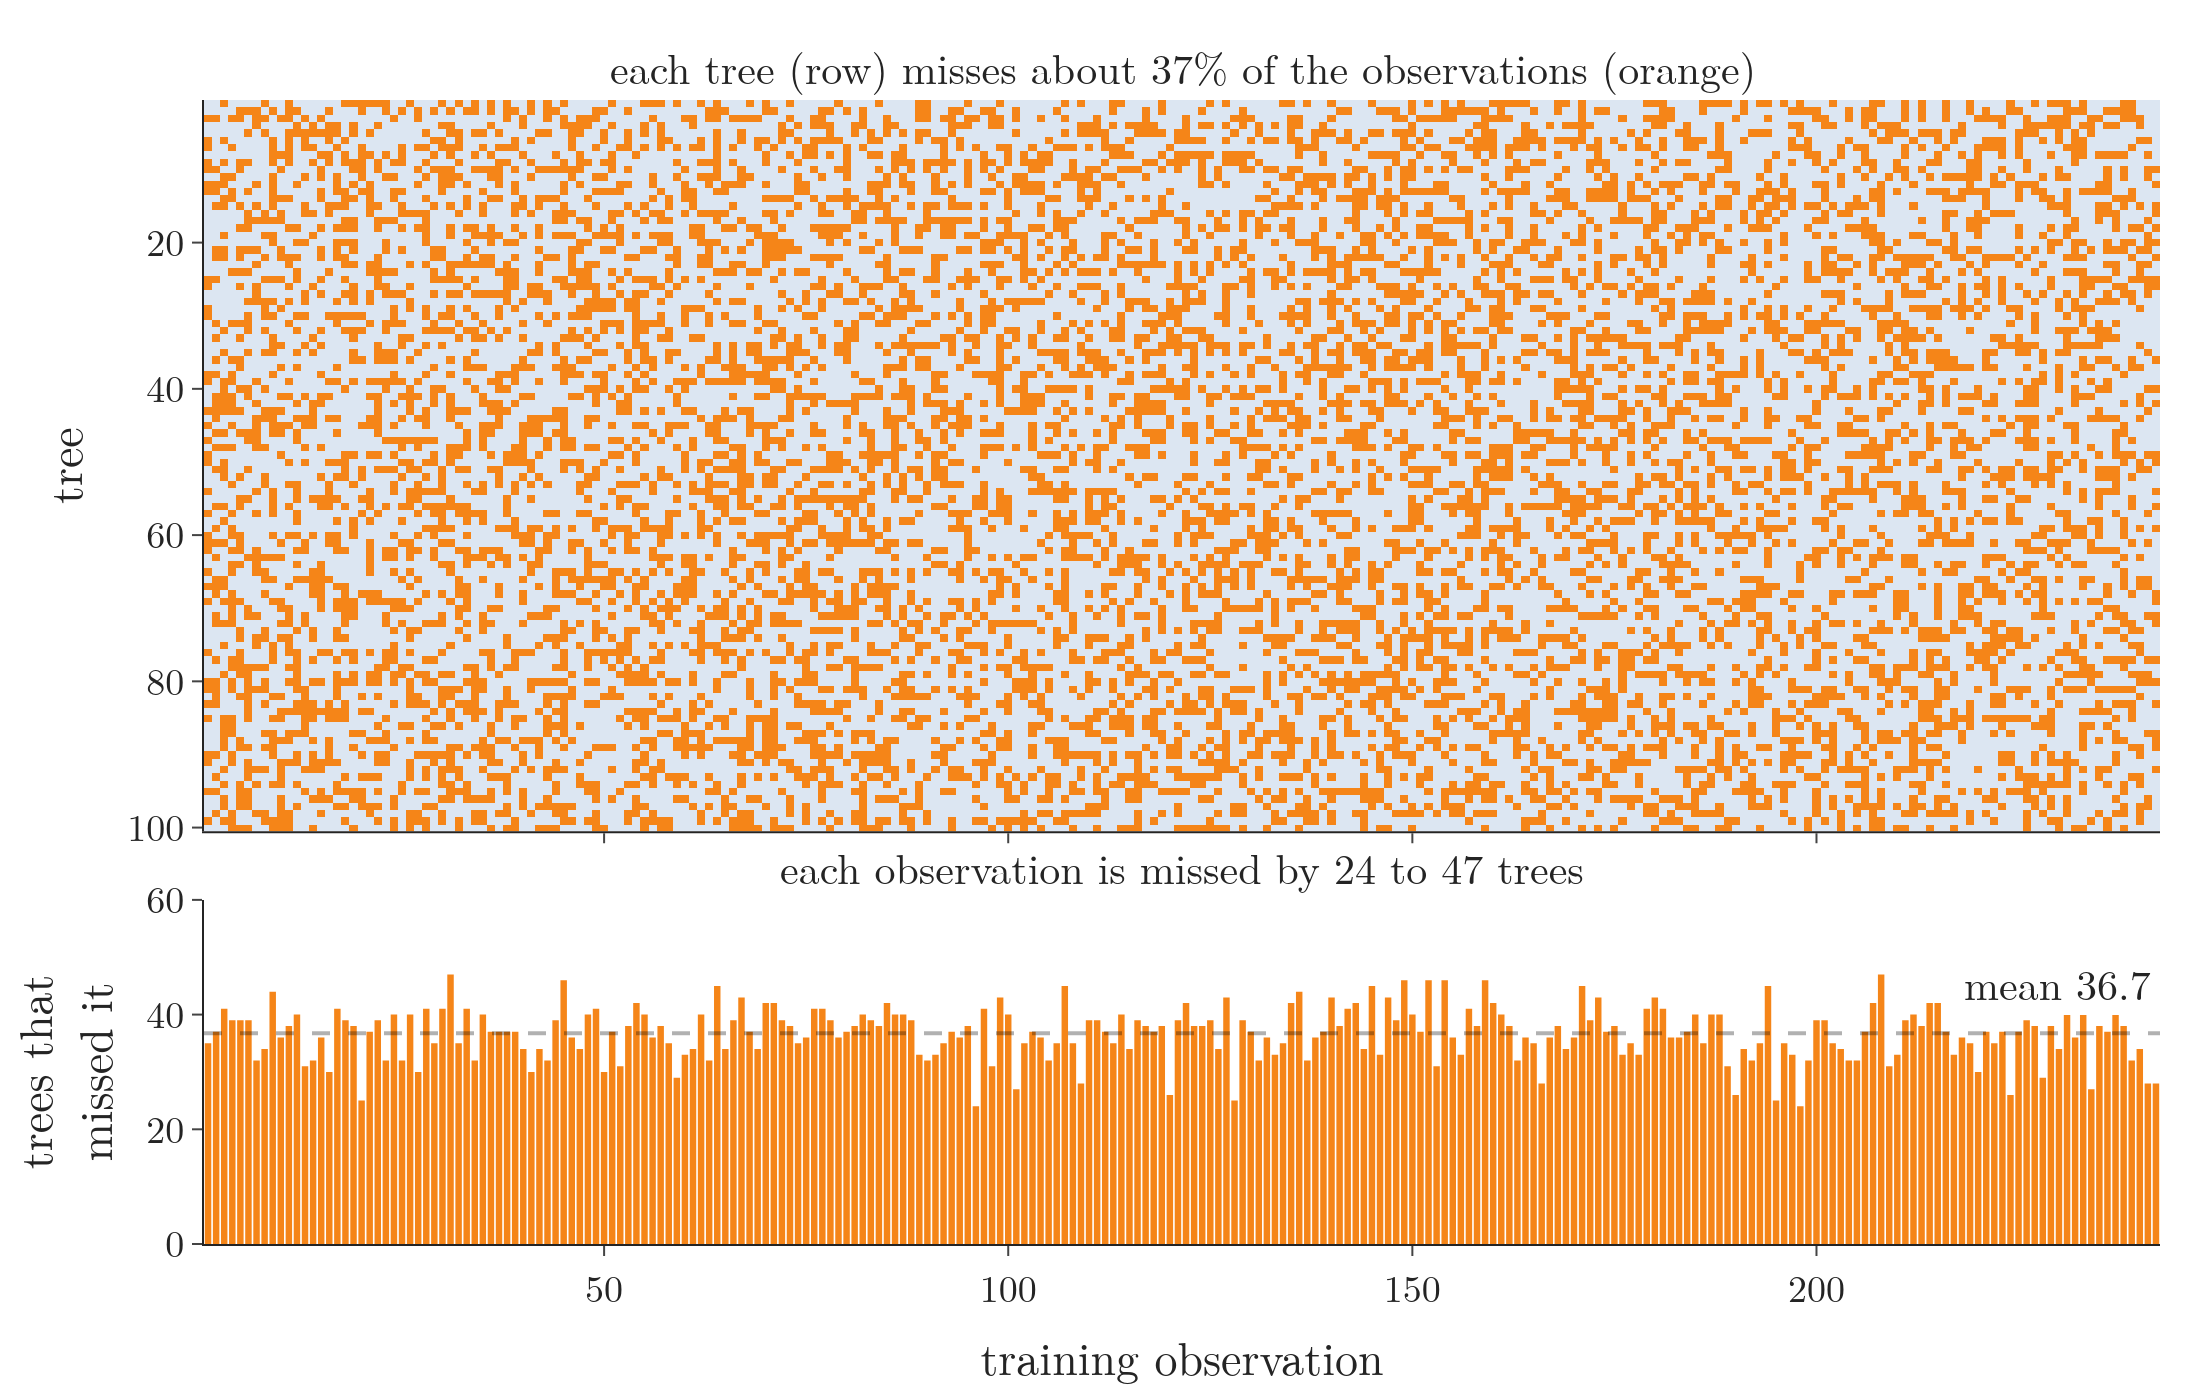

Write the Python code that produced this figure.
"""Section 5: the out-of-bag table of the Note's forest (heart disease data, 242 training observations,
RandomForestClassifier(oob_score=True, random_state=42), 100 trees), built from estimators_samples_.
Top: one row per tree, one column per observation; orange = the tree missed that observation.
Bottom: for each observation, the number of trees that missed it (its OOB voters).
Run: python oob_table.py  -> oob_table.png (Plotly)"""
from pathlib import Path

import numpy as np
import pandas as pd
import plotly.graph_objects as go
from plotly.subplots import make_subplots
from sklearn.ensemble import RandomForestClassifier
from sklearn.model_selection import train_test_split

HERE = Path(__file__).parent
df = pd.read_csv(HERE.parent / "data" / "heart.csv")
X, y = df.iloc[:, :-1], df.iloc[:, -1]
X_train, X_test, y_train, y_test = train_test_split(X, y, test_size=0.2, random_state=42)
rf = RandomForestClassifier(oob_score=True, random_state=42).fit(X_train, y_train)
n_trees, n_rows = len(rf.estimators_), len(X_train)
in_bag = np.zeros((n_trees, n_rows), dtype=bool)
for t, rows in enumerate(rf.estimators_samples_):
    in_bag[t, rows] = True
oob = ~in_bag
per_row = oob.sum(axis=0)
# the Note's numbers (section 5)
assert round(oob.mean(), 3) == 0.367 and per_row.min() == 24 and per_row.max() == 47 and round(per_row.mean(), 1) == 36.7
assert (round(oob.mean(axis=1).min(), 2), round(oob.mean(axis=1).max(), 2)) == (0.32, 0.41)   # per-tree OOB share
assert round(rf.oob_score_, 3) == 0.835

fig = make_subplots(2, 1, row_heights=[0.68, 0.32], shared_xaxes=True, vertical_spacing=0.06,
                    subplot_titles=("each tree (row) misses about 37% of the observations (orange)",
                                    "each observation is missed by 24 to 47 trees"))
fig.add_trace(go.Heatmap(z=oob.astype(int), colorscale=[[0, "#DCE6F2"], [1, "#F58518"]], showscale=False,
                         x=np.arange(1, n_rows + 1), y=np.arange(1, n_trees + 1)), 1, 1)
fig.add_trace(go.Bar(x=np.arange(1, n_rows + 1), y=per_row, marker_color="#F58518", marker_line_width=0), 2, 1)
fig.add_hline(y=per_row.mean(), line=dict(color="black", dash="dash", width=2), row=2, col=1)
fig.add_annotation(x=n_rows, xanchor="right", y=per_row.mean() + 9, xref="x2", yref="y2",
                   text=f"mean {per_row.mean():.1f}", showarrow=False, font_size=18, bgcolor="white")
fig.update_yaxes(title="tree", autorange="reversed", row=1, col=1)
fig.update_yaxes(title="trees that<br>missed it", range=[0, 60], row=2, col=1)
fig.update_xaxes(title="training observation", row=2, col=1)
fig.update_annotations(font_size=21)
fig.update_layout(template="simple_white", width=1100, height=700, font=dict(family="Latin Modern Roman", size=19),
                  margin=dict(l=90, r=20, t=50, b=70), showlegend=False)
fig.write_image(HERE / "oob_table.png", scale=2)
fig.write_image(HERE / "oob_table.pdf")
